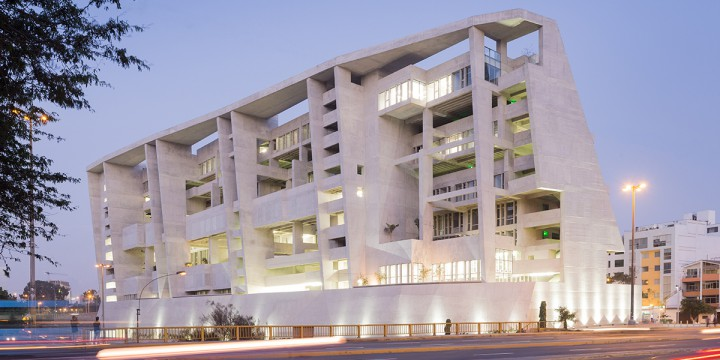
#> input picture Autonoma/Tarea 2/parte 1/images/building.jpg, 720 x 360 px
$ python 8-filtros-espaciales.py   (older library calls are emulated)
#> lines starting #> are read from the running program, lines starting #| are printed output that depends on the picture
# -*- coding: utf-8 -*-
# Adaptado de:
# https://docs.opencv.org/3.0-beta/doc/py_tutorials/py_imgproc/py_filtering/py_filtering.html
# https://docs.opencv.org/3.0-beta/doc/py_tutorials/py_imgproc/py_gradients/py_gradients.html

from __future__ import print_function
import numpy as np
import cv2
from matplotlib import pyplot as plt

# Imagen inicial
I = cv2.imread('images/building.jpg')
#> I is the input picture: shape (360, 720, 3); mean B, G, R 165.7, 153.2, 160.1

# ==========================================
# SUAVIZADO
# ==========================================

# Especificación manual de un filtro (kernel)
kernel = np.ones((5,5), np.float32)/25.0
Imedia = cv2.filter2D(I, -1, kernel)

#plt.figure(figsize=(12,12))
plt.subplot(121)
plt.imshow(I), plt.title('Original'); plt.axis('off')
plt.subplot(122)
plt.imshow(Imedia), plt.title('Filtro de media'); plt.axis('off')
plt.show()
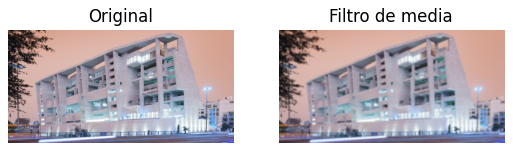
#> figure drawn by matplotlib, 2 panels; B, G, R data is drawn as R, G, B


# Uso de funciones que implementan filtros
I_media = cv2.blur(I, (5,5))              # Filtro de media
I_gauss = cv2.GaussianBlur(I, (5,5), 0)   # Filtro Gaussiano
I_mediana = cv2.medianBlur(I, 5)          # Filtro de mediana
I_bilat = cv2.bilateralFilter(I, 9, 75, 75)  # Filtro bilateral
# Filtro bilateral: http://people.csail.mit.edu/sparis/bf_course/

# Mostrar los resultados
cv2.imshow('Filtro de media', I_media)
cv2.imshow('Filtro Gaussiano', I_gauss)
cv2.imshow('Filtro de mediana', I_mediana)
cv2.imshow('Filtro bilateral', I_bilat)
cv2.waitKey(0)
cv2.destroyAllWindows()

# Nota: para crear un kernel Gaussiano: cv2.getGaussianKernel()


# ==========================================
# GRADIENTES
# ==========================================

Igray = cv2.cvtColor(I, cv2.COLOR_BGR2GRAY)
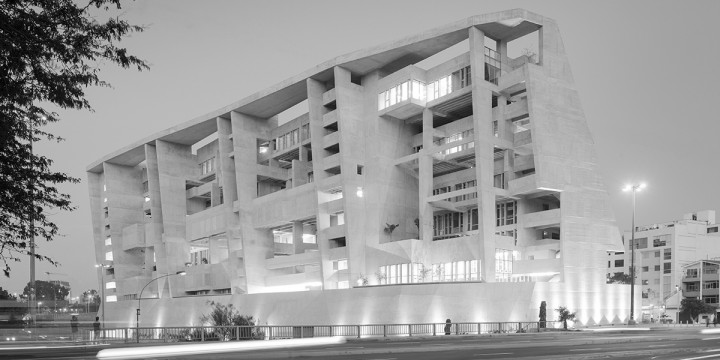
#> Igray: shape (360, 720); min 0, max 255, mean 156.7

I_laplacian = cv2.Laplacian(Igray, cv2.CV_64F)
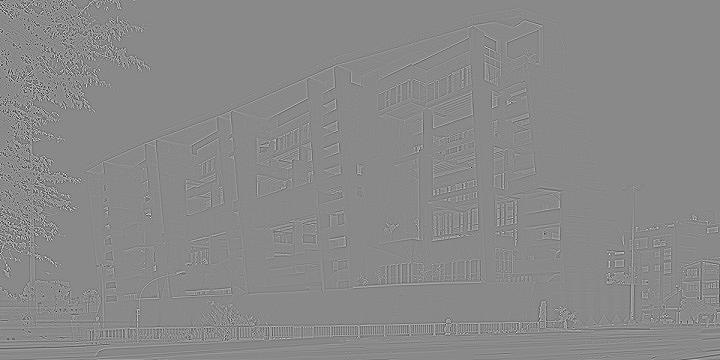
#> I_laplacian: shape (360, 720) float64; min -495, max 424, mean 0; drawn with min black and max white
I_sobelx = cv2.Sobel(Igray, cv2.CV_64F, 1, 0, ksize=5)
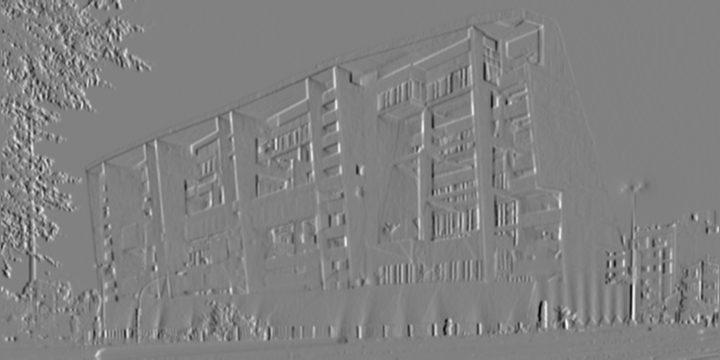
#> I_sobelx: shape (360, 720) float64; min -8115, max 7906, mean 16.1; drawn with min black and max white
I_sobely = cv2.Sobel(Igray, cv2.CV_64F, 0, 1, ksize=5)
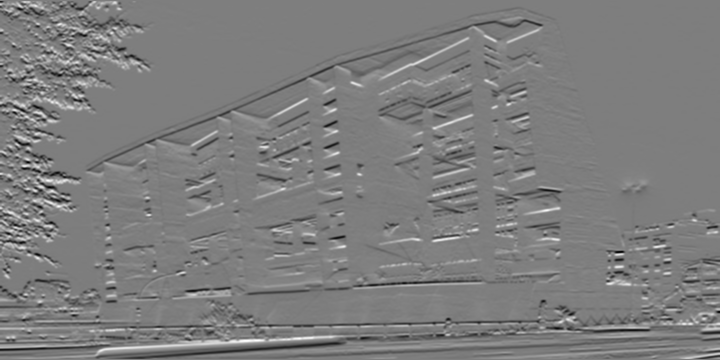
#> I_sobely: shape (360, 720) float64; min -7182, max 7351, mean -18.1; drawn with min black and max white

print("\nGradientes de la imagen:")
#plt.figure(figsize=(10,10))
plt.subplot(2,2,1)
plt.imshow(Igray,cmap='gray'); plt.title('Original'); plt.axis('off')
plt.subplot(2,2,2)
plt.imshow(I_laplacian,cmap='gray'); plt.title('Laplaciano'); plt.axis('off')
plt.subplot(2,2,3)
plt.imshow(I_sobelx,cmap='gray'); plt.title('Sobel X'); plt.axis('off')
plt.subplot(2,2,4)
plt.imshow(I_sobely,cmap='gray'); plt.title('Sobel Y'); plt.axis('off')
plt.show()

# Magnitud del gradiente
Igrad_mag = np.sqrt(I_sobelx**2+I_sobely**2)
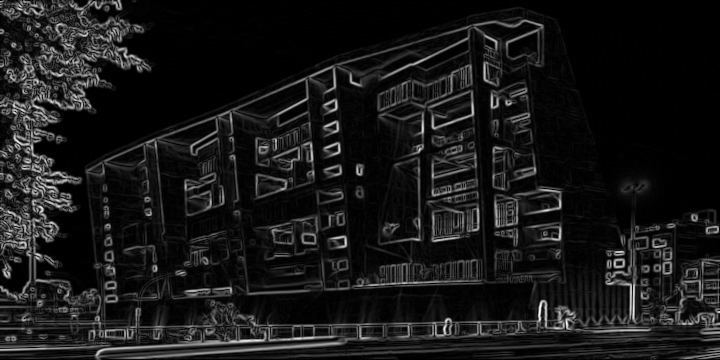
#> Igrad_mag: shape (360, 720) float64; min 0, max 8167.3, mean 777.1; drawn with min black and max white
# Orientación del gradiente
Igrad_or  = np.arctan2(I_sobely,I_sobelx)
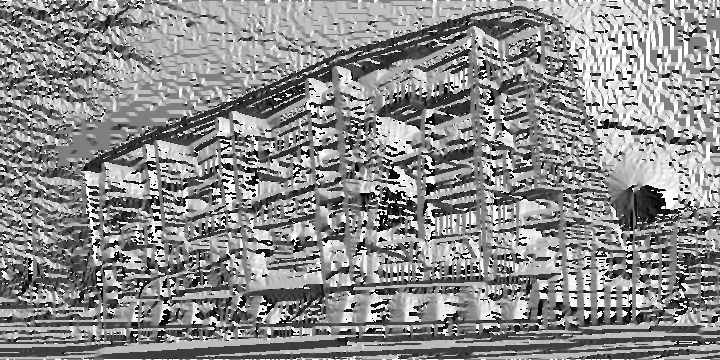
#> Igrad_or: shape (360, 720) float64; min -3.14, max 3.14, mean 0.304; drawn with min black and max white
# Mostrar con OpenCV
plt.imshow(Igrad_mag,cmap='gray'); plt.title('Magnitud del gradiente')
plt.axis('off'); plt.show()
plt.imshow(Igrad_or,cmap='gray'); plt.title('Orientación del gradiente')
plt.axis('off'); plt.show()

$ run again, with Autonoma/Tarea 2/parte 1/images/cat1.jpg copied over Autonoma/Tarea 2/parte 1/images/building.jpg
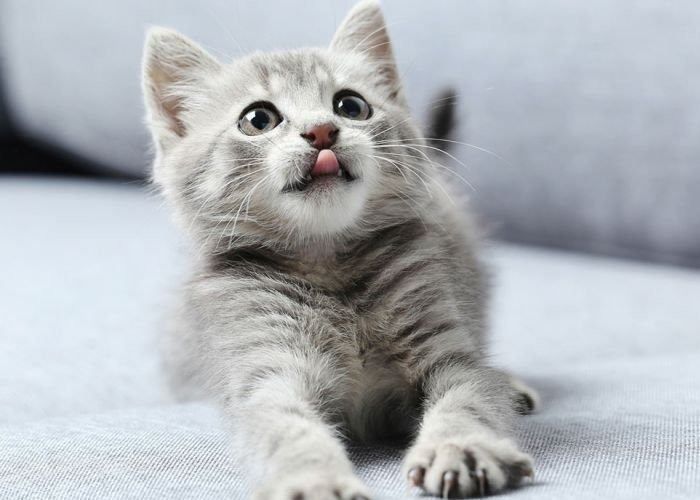
#> input picture Autonoma/Tarea 2/parte 1/images/cat1.jpg, 700 x 500 px
#> I is the input picture: shape (500, 700, 3); mean B, G, R 184.9, 180.4, 176.4
#> `Igrad_mag = np.sqrt(I_sobelx**2+I_sobely**2)`:
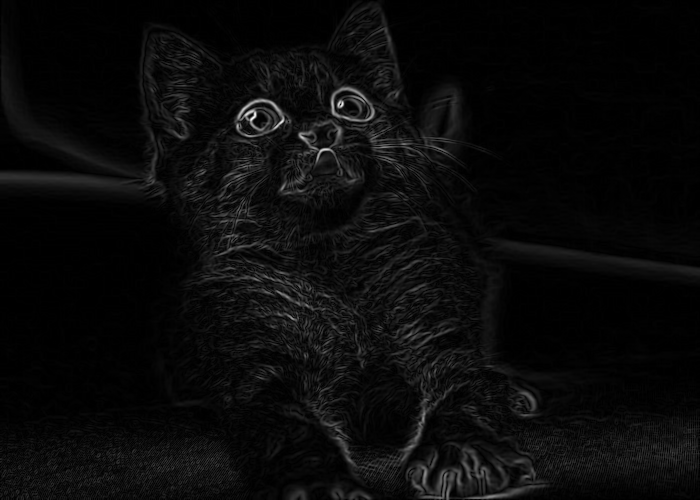
#> Igrad_mag: shape (500, 700) float64; min 0, max 10807.6, mean 457.1; drawn with min black and max white
#> `Igrad_or  = np.arctan2(I_sobely,I_sobelx)`:
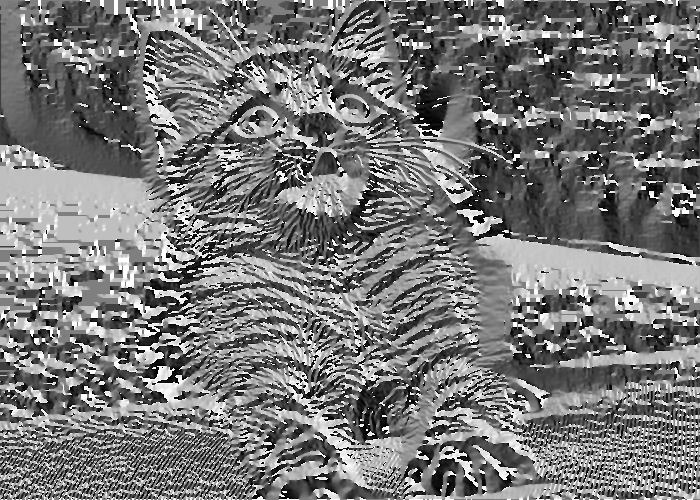
#> Igrad_or: shape (500, 700) float64; min -3.14, max 3.14, mean -0.19; drawn with min black and max white
